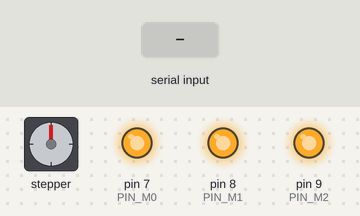
The sketch below on a simulated Arduino Uno, built with avr-gcc and run on an emulated ATmega328P. Shown: stepper motor, output pins drawn as LEDs (lit = HIGH). Wiring (inferred from the names in the program): stepper motor driver (200 steps per turn assumed): step pin 12; direction pin 13; enable pin 6. The inputs (shaded band) are chosen by the test bench. Pins used as bus, display or sensor lines are not drawn; what the sketch prints to the serial monitor is not drawn.

Above: at 1.2 s.
1.3 s: byte 2 (2) received over Serial
Timing chart, 0 to 4.3 s (numbered marks = the images above; inputs shaded):
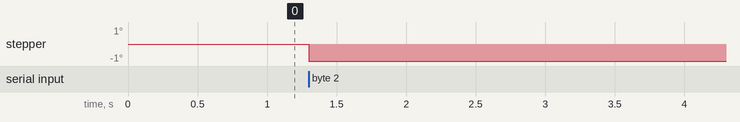

The sketch:

Scanner3D.ino
```cpp
/**************************************************************
    Programa para controlar el Motor PaP del Scanner 3D
    Autor: Marta Pons Nieto
**************************************************************/
#include <stdio.h>
#include "Motor.h"


/******* VARIABLES CONECTADAS A MATLAB *******/
volatile uint8_t NumSteps;
bool PerformStep;      //Recibe la orden de realizar un paso
bool StepDone = false; //Indica si ya se ha realizado el paso ordenado

Motor Motor;

const int ledpin1 = 12;
const int ledpin2 = 11;
const int ledpin3 = 10;
const int ledpin4 = 9;
const int ledpin5 = 8;
const int ledpin6 = 7;
const int ledpin7 = 6;
const int ledpin8 = 5;
uint8_t instruction;

void setup() {
  Motor.init();
  Serial.begin(9600);
  pinMode( ledpin1, OUTPUT);
  pinMode( ledpin2, OUTPUT);
  /*pinMode( ledpin3, OUTPUT);
  pinMode(9, OUTPUT);
  pinMode(8, OUTPUT);
  pinMode(7, OUTPUT);
  pinMode(6, OUTPUT);
  pinMode(5, OUTPUT);*/
}

void loop()
{
  if (Serial.available() > 0)
  {
    instruction = Serial.read();

    if  (instruction == 1)             // MATLAB wants to perform a step
    {
      //Motor.Step();
      digitalWrite(ledpin1, LOW);
      delay(500);
      Serial.println(instruction + 2); //StepDone
    } else {
      digitalWrite(ledpin1, HIGH);
    }
    if  (instruction == 2)             // MATLAB wants Homming
    {
      digitalWrite(ledpin2, LOW);
      delay(500);
      Serial.println(instruction + 2); //Motor at home position
    } else {
      digitalWrite(ledpin2, HIGH);
    }
    delay(500);
  }
}
```

Motor.cpp
```cpp
#include "Motor.h"

/*************** Inicializaciones **************/

Motor::Motor(){

//Configuramos todos los pines del driver poder actuar sobre ellos
	//Configurar la resolución de giro
  pinMode(PIN_M0, OUTPUT);
	pinMode(PIN_M1, OUTPUT);
	pinMode(PIN_M2, OUTPUT);
	//Pin de fallo
	pinMode(PIN_FAULT, INPUT);
	//Habilitazión del driver
	pinMode(PIN_ENABLE, OUTPUT);
	//Reset del driver
	pinMode(PIN_RESET, OUTPUT);
	//Configuración en modo SLEEP
	pinMode(PIN_SLEEP, OUTPUT);
	//Pin para realizar un paso
	pinMode(PIN_STEP, OUTPUT);
	//Dirección de giro: horario/antihorario
	pinMode(PIN_DIR, OUTPUT);


}

void Motor::init(){
	//Se configura a una resolucion de 1/32 step
    digitalWrite(PIN_M0, HIGH);
    digitalWrite(PIN_M1, HIGH);
    digitalWrite(PIN_M2, HIGH);
}

/*************** Control del motor **************/

void Motor::Step(){
	digitalWrite(PIN_STEP, HIGH);
    delayMicroseconds(2);
    digitalWrite(PIN_STEP, LOW);
}

/***************Home method********************/
void Motor::Home(){
    int i;
    opb_value = analogRead(analog_obp);
    while(opb_value > opb_threshold && i < 40) {
        Step();
        opb_value=analogRead(analog_obp);
        delay(5);
        if(opb_value > opb_threshold) {
            i++;
        }
    }
    while(opb_value < opb_threshold) {
        Step();
        opb_value=analogRead(analog_obp);
        delay(2);
    }
}
```

Motor.h
```cpp
#include <Arduino.h>
#include <stdint.h>

#ifndef Motor_H
#define Motor_H

/****** PINS Motor *****/
#define analog_obp A5
#define PIN_OBP 4
#define PIN_FAULT 5
#define PIN_ENABLE 6
#define PIN_M0 7
#define PIN_M1 8
#define PIN_M2 9
#define PIN_RESET 10
#define PIN_SLEEP 11
#define PIN_STEP 12
#define PIN_DIR 13

class Motor {
  private:
    const int opb_threshold = 24;
    int opb_value;
    bool at_home_position;
  public:
    Motor();
    void init();
    void Step();
    void Home();
};

#endif
```
